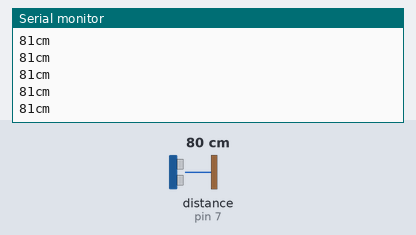
This sketch was run on a simulated Arduino Uno, built with avr-gcc and run on an emulated ATmega328P. Shown: the last lines printed to the serial monitor. The test bench sets the inputs (shaded band); at power-on: distance to the obstacle (sensor on pin 7) 80 cm. The echo pulse lasts 58.3 µs per cm.

Above: at 2.2 s.
2.3 s: distance to the obstacle (sensor on pin 7) set to 120 cm
At 2.35 s:
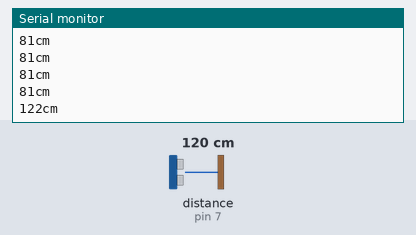
5.3 s: distance to the obstacle (sensor on pin 7) set to 2 cm
At 5.3 s:
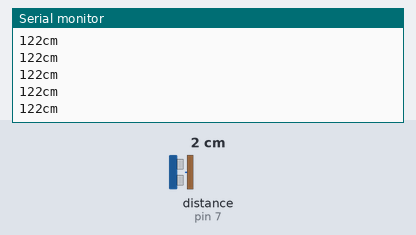
Timing chart, 0 to 8.3 s (numbered marks = the images above; inputs shaded):
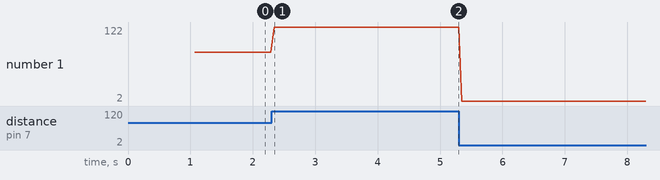

The sketch:

ultrasonic_to_BT.ino
```cpp
// BT Data Logger
// BlueTooth Configuration
/* Include the software serial port library */
#include <SoftwareSerial.h>
/* to communicate with the Bluetooth module's TXD pin */
#define BT_SERIAL_TX 10
/* to communicate with the Bluetooth module's RXD pin */
#define BT_SERIAL_RX 11
/* Initialise the software serial port */
SoftwareSerial BluetoothSerial(BT_SERIAL_TX, BT_SERIAL_RX);

#include <NewPing.h>
#define TRIGGER_PIN 6
#define ECHO_PIN 7
#define MAX_DISTANCE 200

NewPing sonar(TRIGGER_PIN, ECHO_PIN, MAX_DISTANCE); // NewPing setup of pins and maximum distance.


void setup() {
  /* Set the baud rate for the software serial port */
  Serial.begin(9600);
  BluetoothSerial.begin(9600); // Initialise BlueTooth
  delay(1000);
  BluetoothSerial.print("Starting ...");
}

void loop() {
// Take readings
  delay(50);
  unsigned int uS = sonar.ping_cm();
  Serial.print(uS);
  Serial.println("cm");

//  BluetoothSerial.print("Distance: ");
//  BluetoothSerial.print(uS);
 // BluetoothSerial.print("\n");
}
```

Measured:
- after the input at 2.3 s, the serial monitor: prints a new line after 0.05 s (image 1)
- plotted number 1: 81 → 122 after the input at 2.3 s, 122 → 2 after the input at 5.3 s
